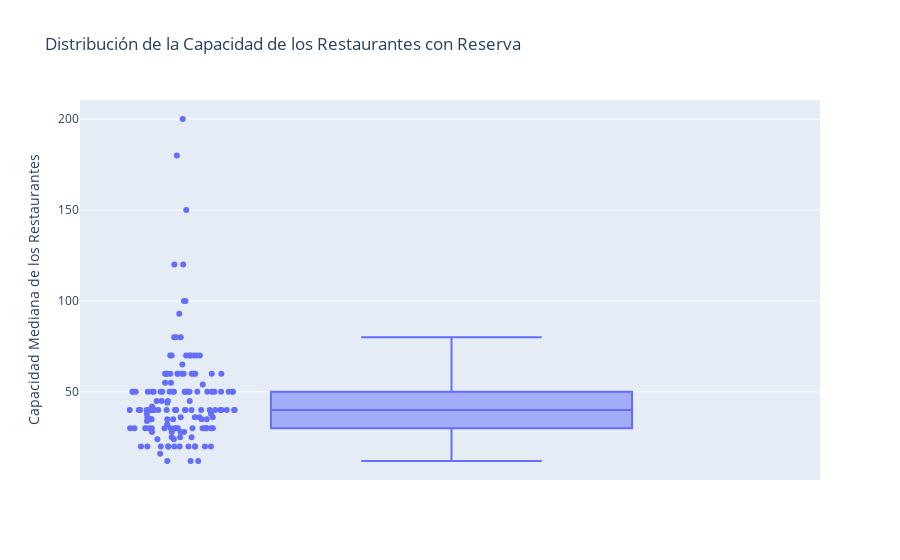

Notebook cell for this chart:
### Markdown cell above
Tener un local que pueda rentar para la organización de eventos además de ser un restaurante puede ser una fuente luctrativa de ingresos por ello Alejandro antes de encontrar el lugar donde iba a poner su restaurante decidió investigar que capacidad media tienen los restaurantes que ofertan este servicio para buscar un local que cumpla con esas condiciones de espacios.

### Code cell
#Grafica que muestra la capacidad mediana de los restaurantes que aceptan reservacion :)

restaurantes_con_reserva = data2[data2["reservation"] == True]
capacidad_reserva= restaurantes_con_reserva["capacity"]
mediana_capacidad = round(bp.c_mediana(capacidad_reserva))


fig = px.box(
    restaurantes_con_reserva,
    y='capacity',
    title='Distribución de la Capacidad de los Restaurantes con Reserva',
    labels={'capacity': 'Capacidad Mediana de los Restaurantes'},
    points="all"
    
)

fig.show()

### Figure 1 — Plotly figure (JSON) as saved in the notebook; plotly's stock layout.template omitted (floating-point values rounded to 4 significant figures; data arrays with more than 128 entries replaced by an {"elided": "..."} marker saying what was removed)
{"data": [{"alignmentgroup": "True", "boxpoints": "all", "hovertemplate": "Capacidad Mediana de los Restaurantes=%{y}<extra></extra>", "legendgroup": "", "marker": {"color": "#636efa"}, "name": "", "notched": false, "offsetgroup": "", "orientation": "v", "showlegend": false, "type": "box", "x0": " ", "xaxis": "x", "y": {"elided": "150 int values"}, "y0": " ", "yaxis": "y"}], "layout": {"boxmode": "group", "legend": {"tracegroupgap": 0}, "title": {"text": "Distribución de la Capacidad de los Restaurantes con Reserva"}, "xaxis": {"anchor": "y", "domain": [0, 1]}, "yaxis": {"anchor": "x", "domain": [0, 1], "title": {"text": "Capacidad Mediana de los Restaurantes"}}}}
